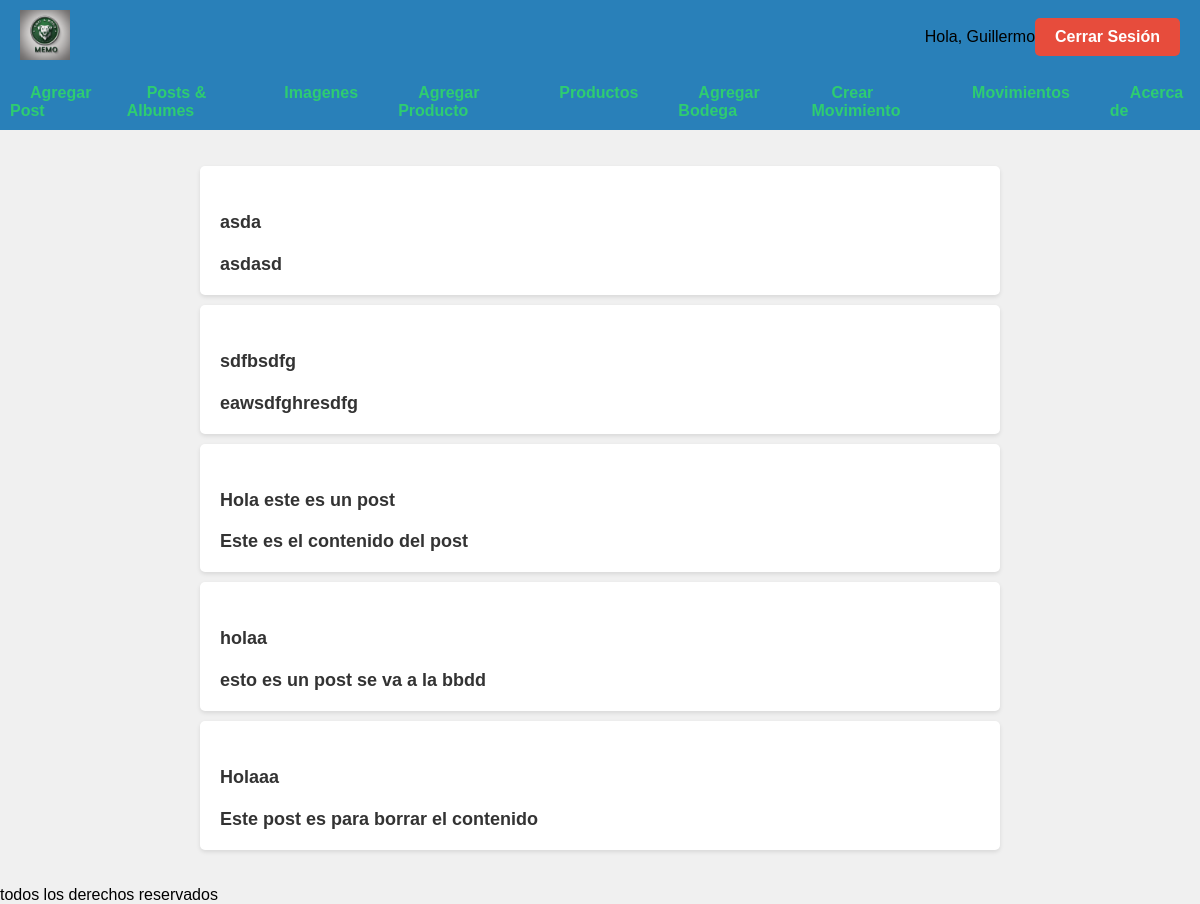
Before: /albumes/ (signed in) with the older database file.
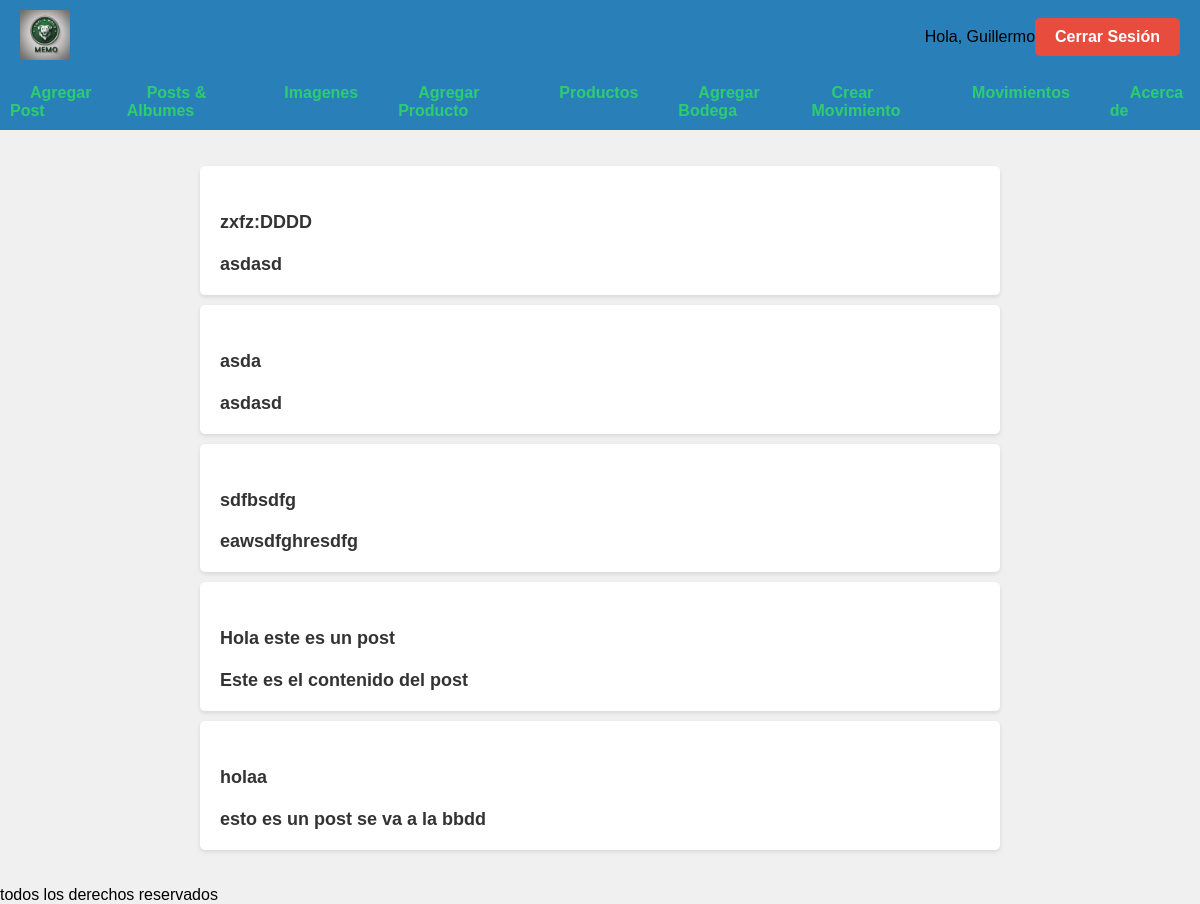
After: the same page with the newer database file.
### albumes/models.py (models this page shows, shortened)
class BlogPost(models.Model):
    title = models.CharField(max_length=200)
    content = models.TextField()
    published_date = models.DateTimeField(auto_now_add=True)
    pets_related = models.ManyToManyField(Pet, blank=True)

### albumes/views.py (the view)
# urls.py: path("", views.index_albumes, name="index_albumes"), ##Aca muestro los POST por DJANGO
def index_albumes(request):
    user_greeting = is_user_auth_for_greeting(request)  # Variable para almacenar el saludo del usuario
    latest_post_list = None
    if user_greeting:
        latest_post_list = BlogPost.objects.order_by("-published_date")[:5]
    template = loader.get_template("albumes/index.html")
    context = {
        "latest_post_list": latest_post_list,
        "user_greeting": user_greeting, #Si user greeting is none desde front obligamos a generar la vista de los botones
    }
    return HttpResponse(template.render(context, request))

### albumes/views.py (called while the page is built)
def is_user_auth_for_greeting(request):
    if request.user.is_authenticated:
        user_greeting = f"Hola, {request.user.username}"
        return user_greeting
    return None

### albumes/templates/albumes/index.html (shortened to what this page needs)
{% extends 'albumes/base.html' %}
{% block content %}
<!DOCTYPE html>
<html lang="es">
<head>
</head>
<body>
    {% if user_greeting%}
    <div class="container">
        {% if latest_post_list %}
            <ul>
            {% for post in latest_post_list %}
                <li class="blog-entry">
                    <h2><a href="{% url 'blog:detail' post.id %}">{{ post.title }}</a></h2>
                    <a href="{% url 'blog:detail' post.id %}">{{ post.content }}</a>
                </li>
            {% endfor %}
            </ul>
        {% else %}
            <p class="no-entries">No albumes are available.</p>
        {% endif %}
    </div>
    {% else %}
    <div class="container">
        <h2>User Not Autenticated</h2>
    </div>
    {% endif %}
</body>
</html>
{% endblock %}

Changed rows visible on the page:
no longer on this page (row unchanged): BlogPost: title "Holaaa", content "Este post es para borrar el contenido"
added BlogPost: title "zxfz:DDDD", content "asdasd"
